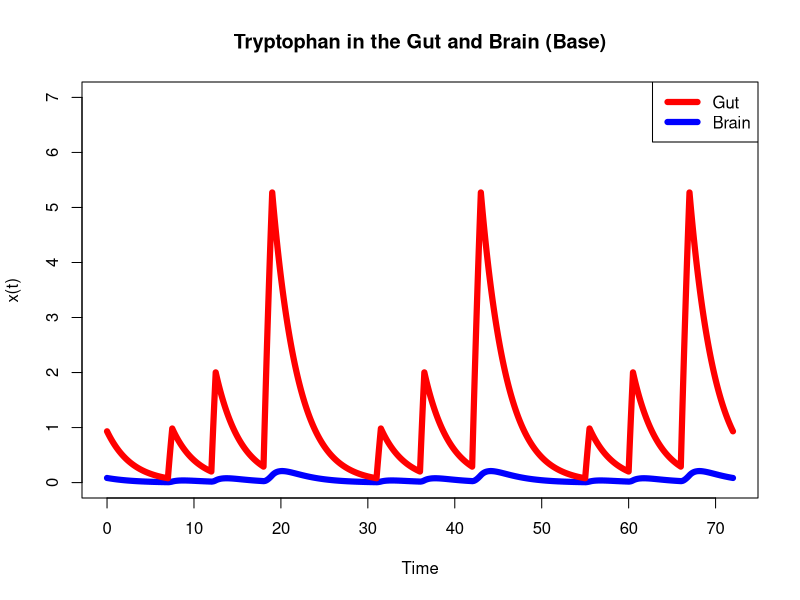
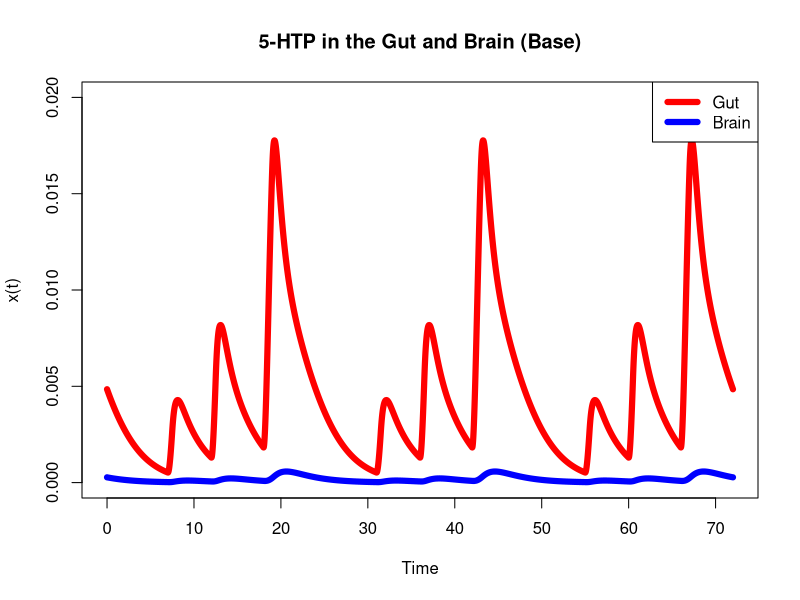
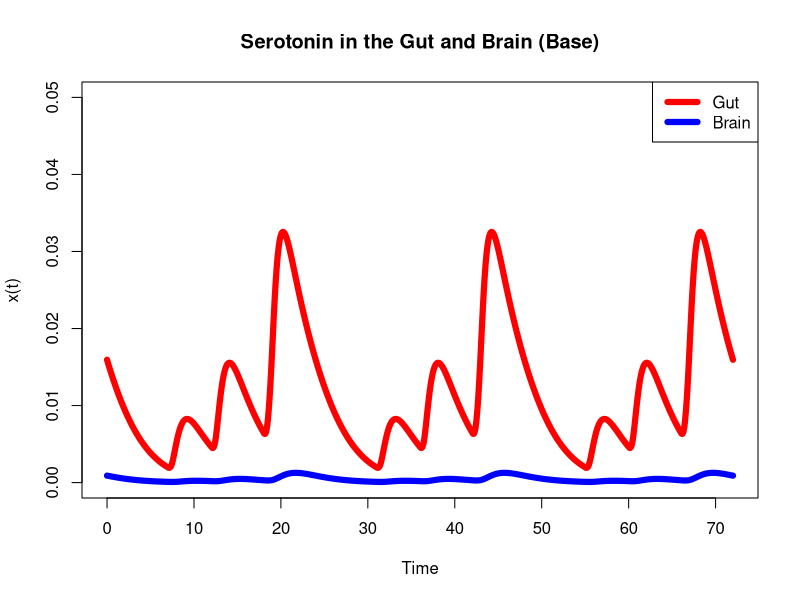

Reproduce these figures in R, in order.
library(deSolve)   # load the ode solver library

## Define the right-hand side of the ode
## Note that the function's arguments must be in this order, although
## you can call them other names if you wish
food = function(t){
   #just to try something out: on for first two time units, then off 
  #if (t<=2){ food = 1}
  #else { food = 0}
  #food = (sin(0.8*t)+1)^2 # 8 hour period; k = 2*pi/8 = 0.75
  #what if we ate at 7 am, 12 pm, and 6 pm over three days with increasing meal sizes as the day goes on (2, 4, and 6)
  B = 2
  L = 4
  D = 6
  tt = t %% 24
food = ((tt>=7)&(tt<7.5))*B + ((tt>=12)&(tt<12.5))*L + ((tt>=18)&(tt<19))*D
 
}

BBBode = function(t,x,parms){
  d1 = parms[1]
  d2 = parms[2]
  d3 = parms[3]
  d4 = parms[4]
  d5 = parms[5]
  d6 = parms[6]
  K1 = parms[7]
  K2 = parms[8]
  K3 = parms[9]
  K4 = parms[10]
  K5 = parms[11]
  Ki = parms[12]
  p1 = parms[13]
  p2 = parms[14]
  V1 = parms[15]
  V2 = parms[16]
  V3 = parms[17]
  V4 = parms[18]
  TPHB = parms[19]
  TPHG = parms[20]
  TB = x[1]
  TG = x[2]
  PB = x[3]
  PG = x[4]
  HB = x[5]
  HG = x[6]
  s = food(t) # describes food going in as a function of time
  
  dTBdt = V1*TG/(K1+TG) - (d2*TB) - (((0.01*V3*TB*TPHB)/((K3+TB+(TB^2/Ki))*(K4 + TPHB)))*(1.5-(HB^2/(0.0007682 + HB^2))))
  dTGdt = s - (V1*TG)/(K1 + TG) - (d1*TG) - (((0.02*V2*TG*TPHG)/((K2+TG+(TG^2/Ki))*(K4 + TPHG)))*(1.5-(HG^2/(0.0007682 + HG^2))))
  dPBdt = (((0.01*V3*TB*TPHB)/((K3+TB+(TB^2/Ki))*(K4 + TPHB)))*(1.5-(HB^2/(0.0007682 + HB^2)))) - ((V4*PB)/(K5+PB))
  dPGdt = (((0.02*V2*TG*TPHG)/((K2+TG+(TG^2/Ki))*(K4 + TPHG)))*(1.5-(HG^2/(0.0007682 + HG^2)))) - ((V4*PG)/(K5+PG))
  dHBdt = ((V4*PB)/(K5+PB)) - d5*HB
  dHGdt = ((V4*PG)/(K5+PG)) - d5*HG
  
  # make 0.02 param -- Overall, about 2 percent of ingested tryptophan is used for the synthesis of serotonin (Best 2010)
  # 0.01 of trp is used for serotonin, other trp used for other reactions (Richard 2009)
  # make all numbers into parameters 
  
  xdot = c(dTBdt,dTGdt, dPBdt, dPGdt, dHBdt, dHGdt)
  list(xdot)   
}

## Set the parameters
d1 = 0.277 # we got this number using half life? the half life of tryptophan is 2 hrs?
d2 = 1
d3 = 1
d4 = 1
d5 = 1
d6 = 1
K1 = 64
K2 = 40
K3 = 40
K4 = 20
K5 = 160
Ki = 1000
p1 = 1
p2 = 1
V1 = 400*0.01 # trying to get serotonin in gut 9 times serotonin in brain since 90% of serotonin synthesis is done in gut
V2 = 400
V3 = 400
V4 = 400

TPHB = p2/d3
TPHG = p1/d4
# USE STEADY STATE FOR TPHB and TPHG

# put them in a vector
parms = c(d1, d2, d3, d4, d5, d6, K1, K2, K3, K4, K5, Ki, p1, p2, V1, V2, V3, V4, TPHB, TPHG)

## Set the initial condition
TB0 = 0   # change this? start at where it is at end of the day
TG0 = 0
PB0 = 0
PG0 = 0
HB0 = 0
HG0 = 0
## Set the time interval for the integration
t0 = 0
tf = 24 #multiple days 
dt =.001

## Solve the ode
sol = ode(func = BBBode, y = c(TB0,TG0,PB0,PG0,HB0,HG0), times = seq(t0,tf,by = dt),parms = parms)
## The first column of the solution is the time values, the next columns are the state variables

# run days
L = length(sol[,1])
Xinit=sol[L,2:7]
tf = 72
sol = ode(func = BBBode, y = Xinit, times = seq(t0,tf,by = dt),parms = parms)
# use this as initial values 


## Plot the first solution
plot(sol[,1],sol[,2],type = 'l', lwd = 6, col = 'blue',
     xlab = 'Time',ylab = 'x(t)',ylim=c(0,7),
     main = 'Tryptophan in the Gut and Brain (Base)')
lines(sol[,1],sol[,3], lwd = 6, col='red')
legend('topright', legend = c('Gut','Brain'),col = c('red','blue'), lwd = 6, lty = c(1,1))

## Plot the second solution
plot(sol[,1],sol[,4],type = 'l', lwd = 6, col = 'blue',
     xlab = 'Time',ylab = 'x(t)',ylim=c(0,0.02),
     main = '5-HTP in the Gut and Brain (Base)')
lines(sol[,1],sol[,5], lwd = 6, col='red')
legend('topright', legend = c('Gut','Brain'),col = c('red','blue'), lwd = 6, lty = c(1,1))

## Plot the third solution
plot(sol[,1],sol[,6],type = 'l', lwd = 6, col = 'blue',
     xlab = 'Time',ylab = 'x(t)',ylim=c(0,0.05),
     main = 'Serotonin in the Gut and Brain (Base)')
lines(sol[,1],sol[,7], lwd = 6, col='red')
legend('topright', legend = c('Gut','Brain'),col = c('red','blue'), lwd = 6, lty = c(1,1))
# observe that in our model the brain is 10 times smaller
# is the gut sufficiently ahead of the brain, by how much, is this time difference reasonable 

# how much trp in the brain is used to make serotonin as opposed to other things, even relative to gut
# justify changes (ie 0.01) in front of V3
# determining d and p params
# how much trp gets from gut to brain, how much is used up

# can we mimic some kinds of pathologies that they describe
# different diets, conditions
## what happens if we change some of the parameters we guessed 
# look at other things we modeled, understand them better
